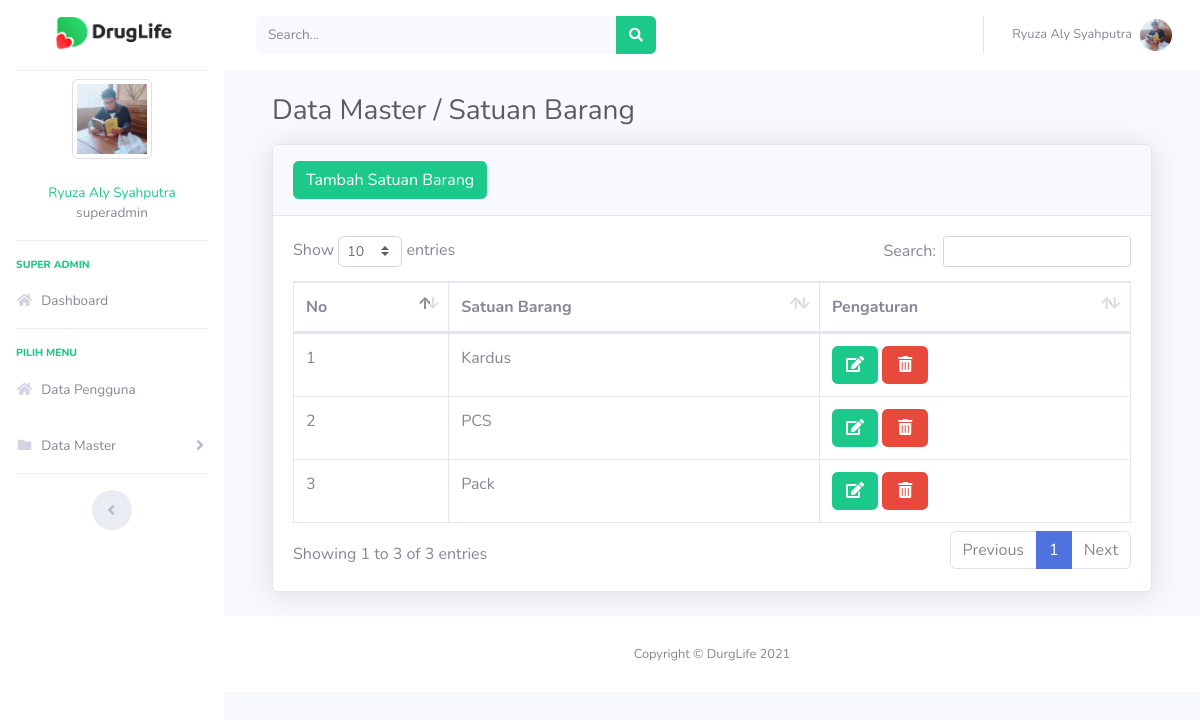
The page /index3.php?page=satuanobat (signed in) on the database its author committed.
### tables this page shows
CREATE TABLE `users` (
  `id` int(11) NOT NULL,
  `nik` varchar(10) NOT NULL,
  `nama` varchar(100) NOT NULL,
  `alamat` varchar(200) NOT NULL,
  `telepon` varchar(100) NOT NULL,
  `username` varchar(100) NOT NULL,
  `password` varchar(100) NOT NULL,
  `level` varchar(25) NOT NULL DEFAULT 'member',
  `foto` varchar(25) NOT NULL
);

CREATE TABLE `satuan` (
  `id` int(11) NOT NULL,
  `satuan` varchar(100) NOT NULL
);

### index3.php (the view, shortened to what this page needs)
<?php
	$koneksi = new mysqli("localhost","root","","obat");
	?>
<!DOCTYPE html>
<html lang="en">
<head>
  <link href="vendor/fontawesome-free/css/all.min.css" rel="stylesheet" type="text/css">
  <link href="css/sb-admin-2.min.css" rel="stylesheet">
  <link href="vendor/datatables/dataTables.bootstrap4.min.css" rel="stylesheet">
</head>
<body id="page-top">
  <div id="wrapper">
    <ul class="navbar-nav sidebar sidebar-light accordion" id="accordionSidebar">
    <a class="sidebar-brand d-flex align-items-center justify-content-center" href="index.html">
        <img src="img/logo1.png" alt="logo" width="120">
    </a>
      <hr class="sidebar-divider my-0">
 <?php
   if ($_SESSION['superadmin']) {
	   $user = $_SESSION['superadmin'];
   }
   $sql =$koneksi->query("select * from users where id='$user'");
   $data = $sql->fetch_assoc();
   ?>
    <li class="d-flex align-items-center justify-content-center">
        <a class="nav-link">
		 <img src="img/<?php echo $data['foto']?>" class="img-circle img-thumbnail" width="80" alt="User"/></a>
	  </li>
		 <li class="nav-item ">
        <a class="nav-link">
      <div class="d-flex align-items-center justify-content-center" class="name"> <span class="text-success fw-bold" ><?php echo  $data['nama'];?></span></div>
		 <div class="d-flex align-items-center justify-content-center" class="email"> <span class="fst-italic"><?php echo $data['level'];?></span></div>
		 </a>
      </li>
      <hr class="sidebar-divider">
      <div class="sidebar-heading">
        <span class="text-success" >Super Admin</span>
      </div>
      <li class="nav-item">
        <a class="nav-link" href="?page=home3">
          <i class="fas fa-fw fa-home"></i>
          <span>Dashboard</span></a>
      </li>
      <hr class="sidebar-divider">
      <div class="sidebar-heading">
      <span class="text-success" >Pilih Menu</span>
      </div>
	    <li class="nav-item">
        <a class="nav-link" href="?page=pengguna">
          <i class="fas fa-fw fa-home"></i>
          <span>Data Pengguna</span></a>
      </li>
	   <li class="nav-item">
        <a class="nav-link collapsed" href="#" data-toggle="collapse" data-target="#collapseData" aria-expanded="true" aria-controls="collapseData">
          <i class="fas fa-fw fa-folder"></i>
          <span>Data Master</span>
        </a>
      </li>
      <hr class="sidebar-divider d-none d-md-block">
      <div class="text-center d-none d-md-inline">
        <button class="rounded-circle border-0" id="sidebarToggle"></button>
      </div>
    </ul>
    <div id="content-wrapper" class="d-flex flex-column">
      <div id="content">
     <nav class="navbar navbar-expand navbar-light bg-white topbar mb-4 static-top">
 <form
                class="d-none d-sm-inline-block form-inline mr-auto ml-md-3 my-2 my-md-0 mw-100 navbar-search">
                <div class="input-group">
                    <input type="text" class="form-control bg-light border-0 small" placeholder="Search..."
                        aria-label="Search" aria-describedby="basic-addon2">
                    <div class="input-group-append">
                        <button class="btn btn-success" type="button">
                            <i class="fas fa-search fa-sm"></i>
                        </button>
                    </div>
                </div>
            </form>
            <ul class="navbar-nav ml-auto">
          <ul class="navbar-nav ml-auto">
            <li class="nav-item dropdown no-arrow">
                    <a class="nav-link dropdown-toggle" href="#" id="userDropdown" role="button"
                        data-toggle="dropdown" aria-haspopup="true" aria-expanded="false">
                        <span class="mr-2 d-none d-lg-inline text-gray-600 small"> <?php echo  $data['nama'];?></span>
                        <img class="img-profile rounded-circle"
                            src="img/<?php echo $data['foto']?>">
                    </a>
                </li>
          </ul>
        </nav>
        <div class="container-fluid">
		 <section class="content">
		      <?php
			   $page = $_GET['page'];
			   $aksi = $_GET['aksi'];
			     if ($page == "satuanobat") {
				   if ($aksi == "") {
					   include "page/satuanobat/satuan.php";
				   }
			   }
			   ?>
    </section>
</div>
   <footer class="sticky-footer bg-white">
    <div class="container my-auto">
        <div class="copyright text-center my-auto">
            <span>Copyright &copy; DurgLife 2021</span>
        </div>
    </div>
</footer>
    </div>
  </div>
  </div>
</body>
</html>

### page/satuanobat/satuan.php (shortened to what this page needs)
<div class="container-fluid">
<h1 class="h3 mb-0 text-gray-800" style="margin-bottom: 3rem;">Data Master / Satuan Barang</h1>
  <div class="card shadow mb-4"  style="margin-top: 1rem;">
    <div class="card-header py-3">
      <a href="?page=satuanobat&aksi=tambahsatuan" class="btn btn-success" >Tambah Satuan Barang</a>
    </div>
    <div class="card-body">
      <div class="table-responsive">
        <table class="table table-bordered" id="dataTable" width="100%" cellspacing="0">
        <thead>
                                <tr>
			<th>No</th>
			<th>Satuan Barang</th>
			<th>Pengaturan</th>
                                </tr>
		</thead>
          <tbody>
            <?php
	$no = 1;
	$sql = $koneksi->query("select * from satuan");
	while ($data = $sql->fetch_assoc()) {
	?>
                                <tr>
                                    <td><?php echo $no++; ?></td>
			<td><?php echo $data['satuan'] ?></td>
			<td>
			<a href="?page=satuanobat&aksi=ubahsatuan&id=<?php echo $data['id'] ?>" class="btn btn-success" ><i class="fas fa-fw fa-edit"></i></a>
			<a onclick="return confirm('Apakah anda yakin akan menghapus data ini?')" href="?page=satuanobat&aksi=hapussatuan&id=<?php echo $data['id'] ?>" class="btn btn-danger" ><i class="fas fa-fw fa-trash-alt"></i></a>
			</td>
                                </tr>
	<?php }?>
		   </tbody>
                        </table>
      </div>
    </div>
  </div>
</div>

### rows shown on the page
users: foto (placeholder picture), nama "Ryuza Aly Syahputra", level "superadmin"
satuan: satuan "Kardus"
satuan: satuan "PCS"
satuan: satuan "Pack"
